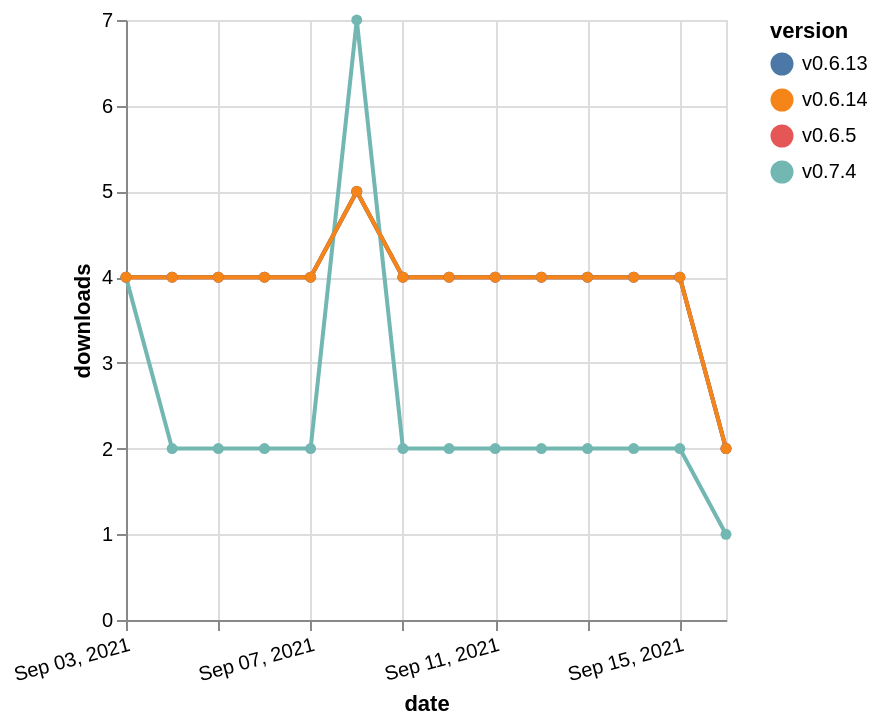

Describe this chart as a Vega-Lite specification.
### Vega-Lite specification from a JSON file in a GitHub repository (floating-point values rounded to 4 significant figures)
{"$schema": "https://vega.github.io/schema/vega-lite/v5.json", "description": "A simple bar chart with embedded data.", "data": {"values": [{"date": "2021-09-03", "total": 4661, "delta": 4, "version": "v0.6.5"}, {"date": "2021-09-04", "total": 4665, "delta": 4, "version": "v0.6.5"}, {"date": "2021-09-05", "total": 4669, "delta": 4, "version": "v0.6.5"}, {"date": "2021-09-06", "total": 4673, "delta": 4, "version": "v0.6.5"}, {"date": "2021-09-07", "total": 4677, "delta": 4, "version": "v0.6.5"}, {"date": "2021-09-08", "total": 4682, "delta": 5, "version": "v0.6.5"}, {"date": "2021-09-09", "total": 4686, "delta": 4, "version": "v0.6.5"}, {"date": "2021-09-10", "total": 4690, "delta": 4, "version": "v0.6.5"}, {"date": "2021-09-11", "total": 4694, "delta": 4, "version": "v0.6.5"}, {"date": "2021-09-12", "total": 4698, "delta": 4, "version": "v0.6.5"}, {"date": "2021-09-13", "total": 4702, "delta": 4, "version": "v0.6.5"}, {"date": "2021-09-14", "total": 4706, "delta": 4, "version": "v0.6.5"}, {"date": "2021-09-15", "total": 4710, "delta": 4, "version": "v0.6.5"}, {"date": "2021-09-16", "total": 4712, "delta": 2, "version": "v0.6.5"}, {"date": "2021-09-03", "total": 2860, "delta": 4, "version": "v0.7.4"}, {"date": "2021-09-04", "total": 2862, "delta": 2, "version": "v0.7.4"}, {"date": "2021-09-05", "total": 2864, "delta": 2, "version": "v0.7.4"}, {"date": "2021-09-06", "total": 2866, "delta": 2, "version": "v0.7.4"}, {"date": "2021-09-07", "total": 2868, "delta": 2, "version": "v0.7.4"}, {"date": "2021-09-08", "total": 2875, "delta": 7, "version": "v0.7.4"}, {"date": "2021-09-09", "total": 2877, "delta": 2, "version": "v0.7.4"}, {"date": "2021-09-10", "total": 2879, "delta": 2, "version": "v0.7.4"}, {"date": "2021-09-11", "total": 2881, "delta": 2, "version": "v0.7.4"}, {"date": "2021-09-12", "total": 2883, "delta": 2, "version": "v0.7.4"}, {"date": "2021-09-13", "total": 2885, "delta": 2, "version": "v0.7.4"}, {"date": "2021-09-14", "total": 2887, "delta": 2, "version": "v0.7.4"}, {"date": "2021-09-15", "total": 2889, "delta": 2, "version": "v0.7.4"}, {"date": "2021-09-16", "total": 2890, "delta": 1, "version": "v0.7.4"}, {"date": "2021-09-03", "total": 4850, "delta": 4, "version": "v0.6.13"}, {"date": "2021-09-04", "total": 4854, "delta": 4, "version": "v0.6.13"}, {"date": "2021-09-05", "total": 4858, "delta": 4, "version": "v0.6.13"}, {"date": "2021-09-06", "total": 4862, "delta": 4, "version": "v0.6.13"}, {"date": "2021-09-07", "total": 4866, "delta": 4, "version": "v0.6.13"}, {"date": "2021-09-08", "total": 4871, "delta": 5, "version": "v0.6.13"}, {"date": "2021-09-09", "total": 4875, "delta": 4, "version": "v0.6.13"}, {"date": "2021-09-10", "total": 4879, "delta": 4, "version": "v0.6.13"}, {"date": "2021-09-11", "total": 4883, "delta": 4, "version": "v0.6.13"}, {"date": "2021-09-12", "total": 4887, "delta": 4, "version": "v0.6.13"}, {"date": "2021-09-13", "total": 4891, "delta": 4, "version": "v0.6.13"}, {"date": "2021-09-14", "total": 4895, "delta": 4, "version": "v0.6.13"}, {"date": "2021-09-15", "total": 4899, "delta": 4, "version": "v0.6.13"}, {"date": "2021-09-16", "total": 4901, "delta": 2, "version": "v0.6.13"}, {"date": "2021-09-03", "total": 4832, "delta": 4, "version": "v0.6.14"}, {"date": "2021-09-04", "total": 4836, "delta": 4, "version": "v0.6.14"}, {"date": "2021-09-05", "total": 4840, "delta": 4, "version": "v0.6.14"}, {"date": "2021-09-06", "total": 4844, "delta": 4, "version": "v0.6.14"}, {"date": "2021-09-07", "total": 4848, "delta": 4, "version": "v0.6.14"}, {"date": "2021-09-08", "total": 4853, "delta": 5, "version": "v0.6.14"}, {"date": "2021-09-09", "total": 4857, "delta": 4, "version": "v0.6.14"}, {"date": "2021-09-10", "total": 4861, "delta": 4, "version": "v0.6.14"}, {"date": "2021-09-11", "total": 4865, "delta": 4, "version": "v0.6.14"}, {"date": "2021-09-12", "total": 4869, "delta": 4, "version": "v0.6.14"}, {"date": "2021-09-13", "total": 4873, "delta": 4, "version": "v0.6.14"}, {"date": "2021-09-14", "total": 4877, "delta": 4, "version": "v0.6.14"}, {"date": "2021-09-15", "total": 4881, "delta": 4, "version": "v0.6.14"}, {"date": "2021-09-16", "total": 4883, "delta": 2, "version": "v0.6.14"}]}, "width": "container", "mark": {"type": "line", "point": {"filled": true}}, "encoding": {"x": {"field": "date", "type": "temporal", "timeUnit": "yearmonthdate", "title": "date", "axis": {"labelAngle": -15}}, "y": {"field": "delta", "type": "quantitative", "title": "downloads"}, "color": {"field": "version", "type": "nominal"}, "tooltip": {"field": "delta"}}}
